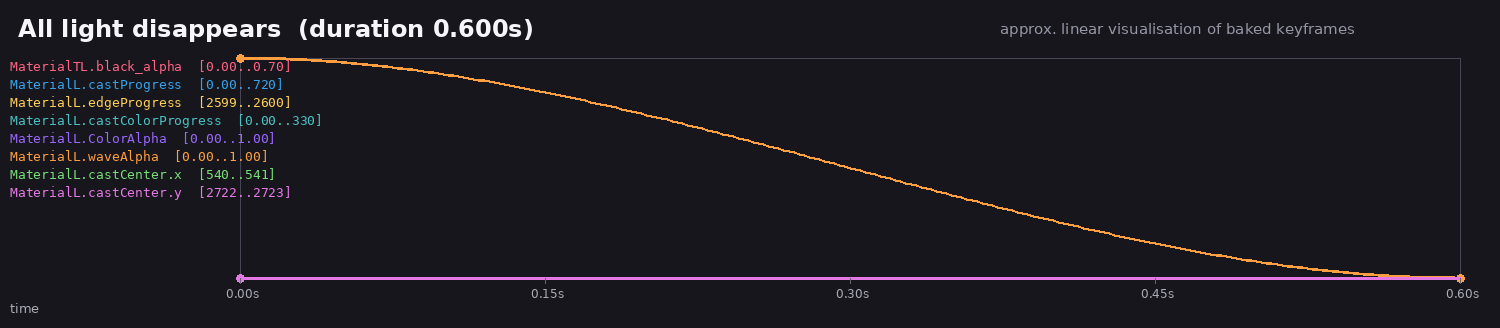
#> input picture docs/oppo_anim_ref/preview/timelines/All_light_disappears.png, 1500 x 328 px, given in place of 2130734260, which was not available
$ python gen_preview.py
#> lines starting #> are read from the running program, lines starting #| are printed output that depends on the picture; pictures that were not available may be replaced by others from this repository, and a replacement may not be noted
#!/usr/bin/env python3
"""Generate approximate previews for OPPO NFC animation study.
NOT the original OPPO renderer. All outputs are approximations for study only.
"""
import json, math, os, csv
from PIL import Image, ImageDraw, ImageFont, ImageFilter

BASE = os.path.dirname(os.path.abspath(__file__))
OPPO = os.path.dirname(BASE)
FONT = "/usr/share/fonts/truetype/dejavu/DejaVuSans.ttf"
FONTB = "/usr/share/fonts/truetype/dejavu/DejaVuSans-Bold.ttf"
FONTM = "/usr/share/fonts/truetype/dejavu/DejaVuSansMono.ttf"

def font(size, bold=False, mono=False):
    path = FONTM if mono else (FONTB if bold else FONT)
    return ImageFont.truetype(path, size)

def lerp(a,b,t): return a+(b-a)*t
def clamp(x,a=0,b=1): return max(a,min(b,x))
def smooth(t): t=clamp(t); return t*t*(3-2*t)
def ease_out(t): t=clamp(t); return 1-(1-t)**2
# [8 lines left out: function keyframe, not called in this run]

# ---------- contact sheet ----------
def contact_sheet():
    items = [
        ("2130734260", "EasyLight texture\n1080x1080 PNG (colormap)\ncard top glow, LightOS Easy mode"),
        ("2130734263", "EasyWave texture\n1080x1080 PNG (colormap)\nwave ring, LightOS Easy mode"),
        ("2130743833", "Shadow texture\n360x472 PNG RGBA\ncard drop shadow"),
    ]
    cell_w, cell_h = 430, 560
    img = Image.new("RGB", (cell_w*3, cell_h+70), (18,18,22))
    d = ImageDraw.Draw(img)
    d.text((20,18), "CardRotate0424.coz / blend.coz textures (extracted from APK assets)", font=font(24,True), fill=(238,238,245))
    for i,(name,desc) in enumerate(items):
        p = os.path.join(OPPO,"CardRotate0424",name)
        im = Image.open(p).convert("RGBA")
        im.thumbnail((390,390))
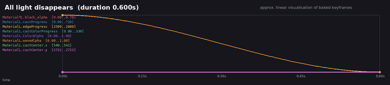
#> im: PIL image 390x85 RGBA; mean R, G, B, A 28.7, 27.2, 33.4, 255
        # checkerboard
        sq=20
        bg=Image.new("RGBA",(400,400),(38,38,45,255))
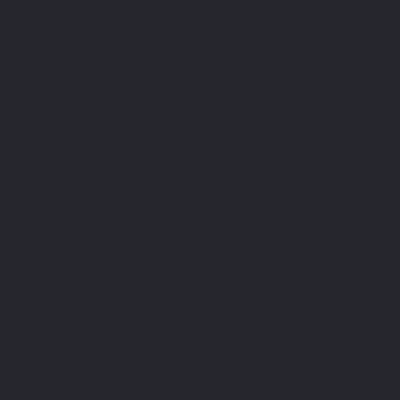
#> bg: PIL image 400x400 RGBA; mean R, G, B, A 38, 38, 45, 255
        bd=ImageDraw.Draw(bg)
        for y in range(0,400,sq):
            for x in range(0,400,sq):
                if (x//sq+y//sq)%2==0: bd.rectangle([x,y,x+sq-1,y+sq-1],fill=(52,52,60,255))
        bg.alpha_composite(im, ((400-im.width)//2,(400-im.height)//2))
        x0=i*cell_w+20
        img.paste(bg.convert("RGB"),(x0,70))
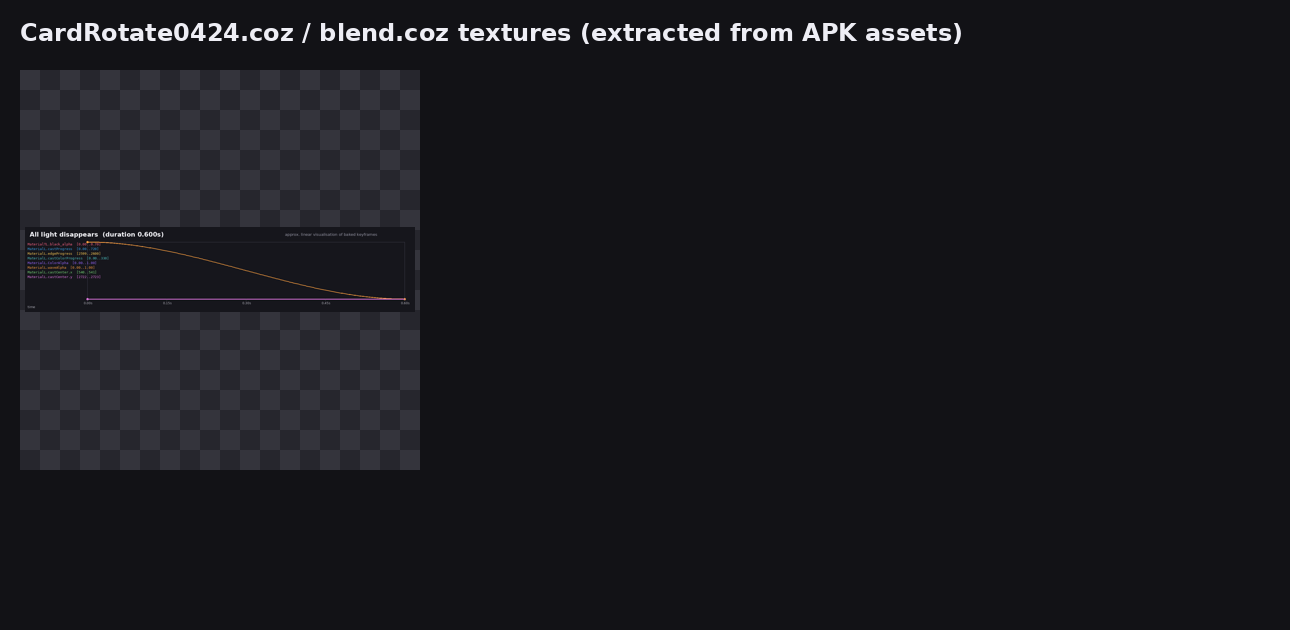
#> img: PIL image 1290x630 RGB; mean R, G, B 24.5, 24.4, 29.1
        d.text((x0,480),name,font=font(22,True),fill=(255,255,255))
        d.multiline_text((x0,512),desc,font=font(16),fill=(190,190,200),spacing=4)
#> pass 2 of the loop in contact_sheet, `for i,(name,desc) in enumerate(items):`:
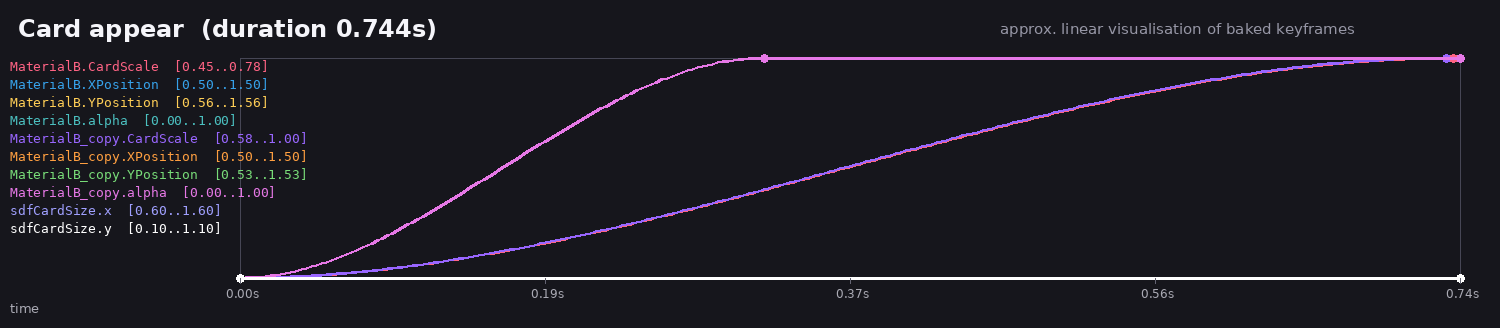
#> input picture docs/oppo_anim_ref/preview/timelines/Card_appear.png, 1500 x 328 px, given in place of 2130734263, which was not available
#> in contact_sheet, `bg.alpha_composite(im, ((400-im.width)//2,(400-im.height)//2))`:
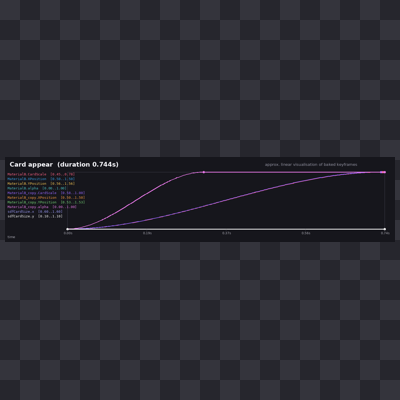
#> bg: PIL image 400x400 RGBA; mean R, G, B, A 41.9, 41.6, 49.1, 255
#> in contact_sheet, `img.paste(bg.convert("RGB"),(x0,70))`:
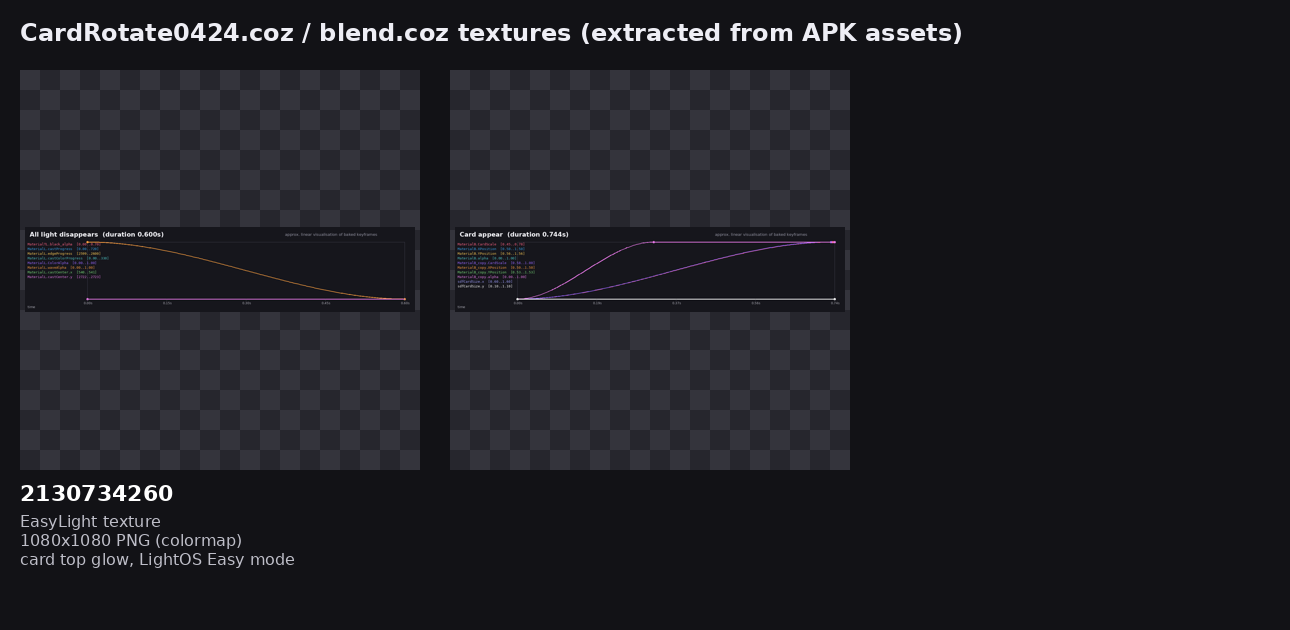
#> img: PIL image 1290x630 RGB; mean R, G, B 29.9, 29.8, 35.2
    img.save(os.path.join(BASE,"textures_contact_sheet.png"))
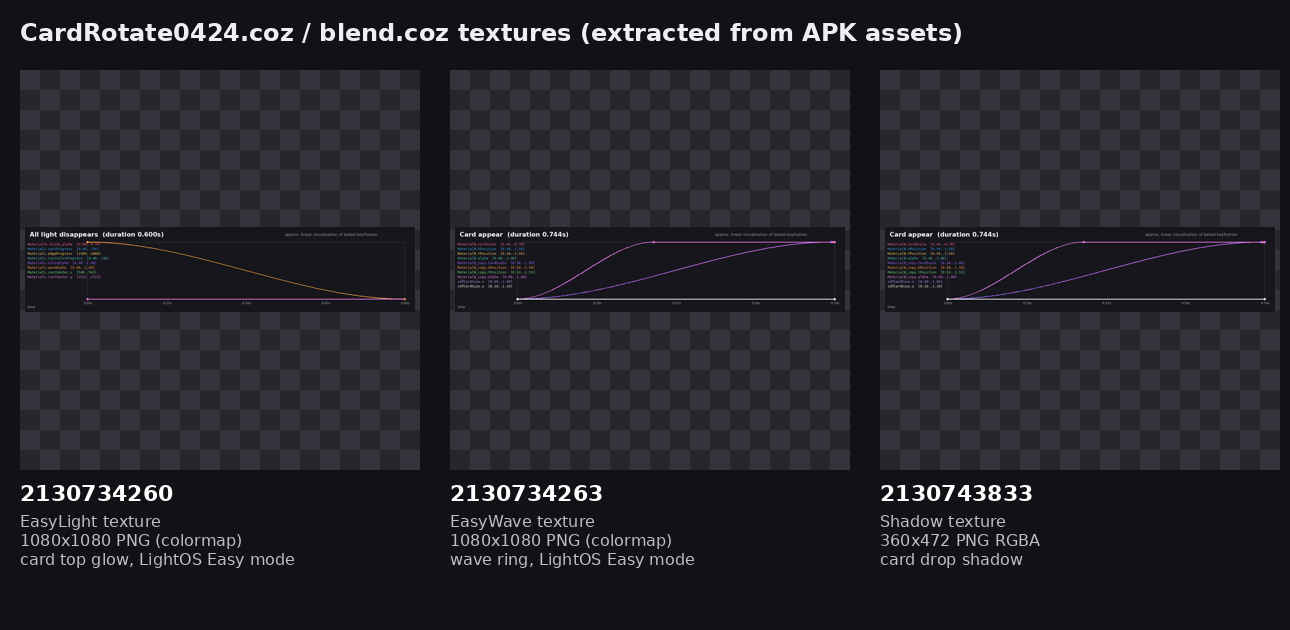
#> saved as textures_contact_sheet.png: PIL image 1290x630 RGB; mean R, G, B 35.9, 35.7, 41.8

# ---------- timeline charts ----------
PALETTE=[(255,99,132),(54,162,235),(255,206,86),(75,192,192),(153,102,255),(255,159,64),(120,220,120),(230,120,230),(160,160,255),(255,255,255)]
# [52 lines left out: functions nice, plot_animator, not called in this run]

def timelines():
#> (the run stopped early here; a loop or call above may not have finished)
